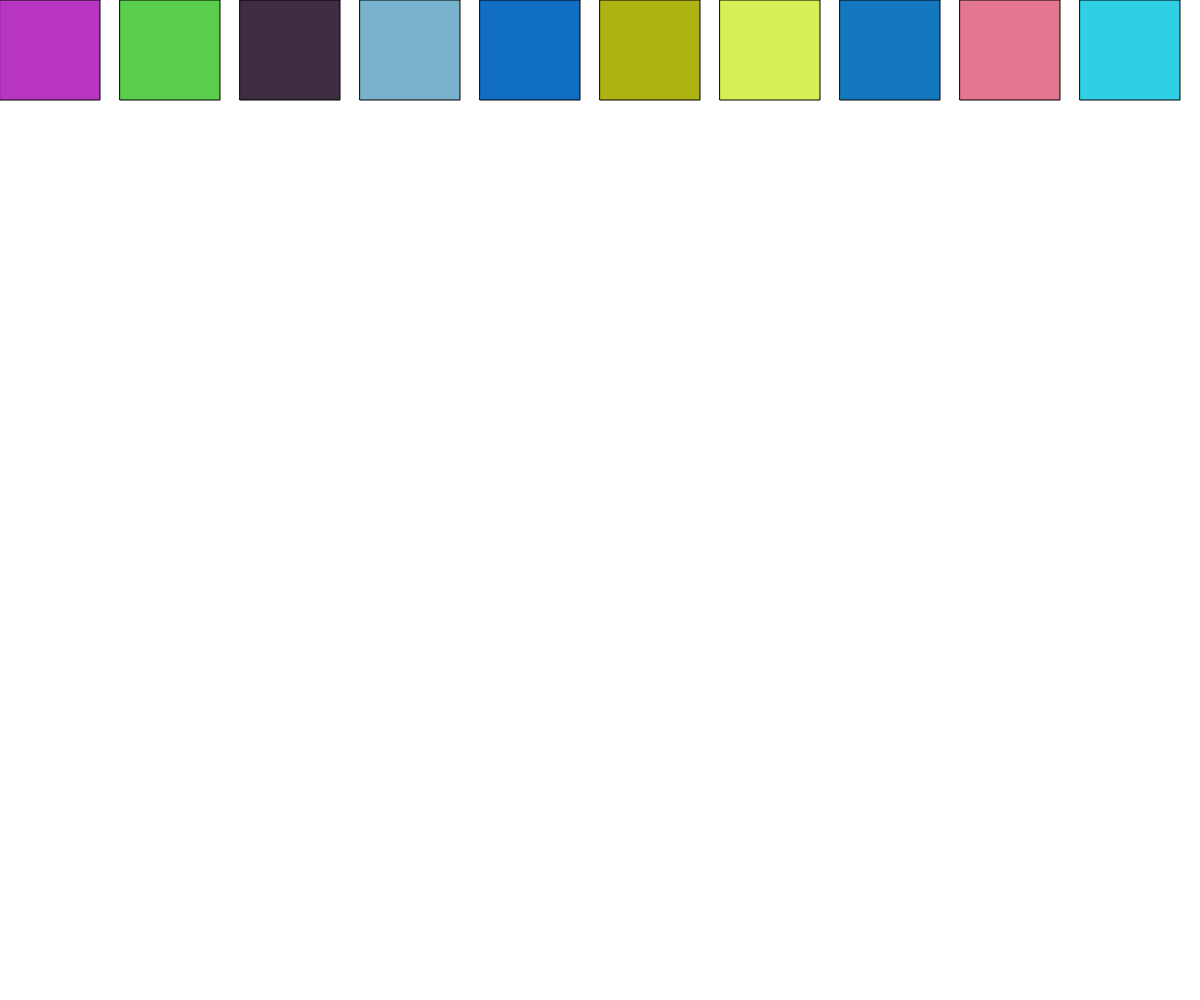
Frame 1 (no input)
Frame 60 (no input): identical to frame 1, image omitted
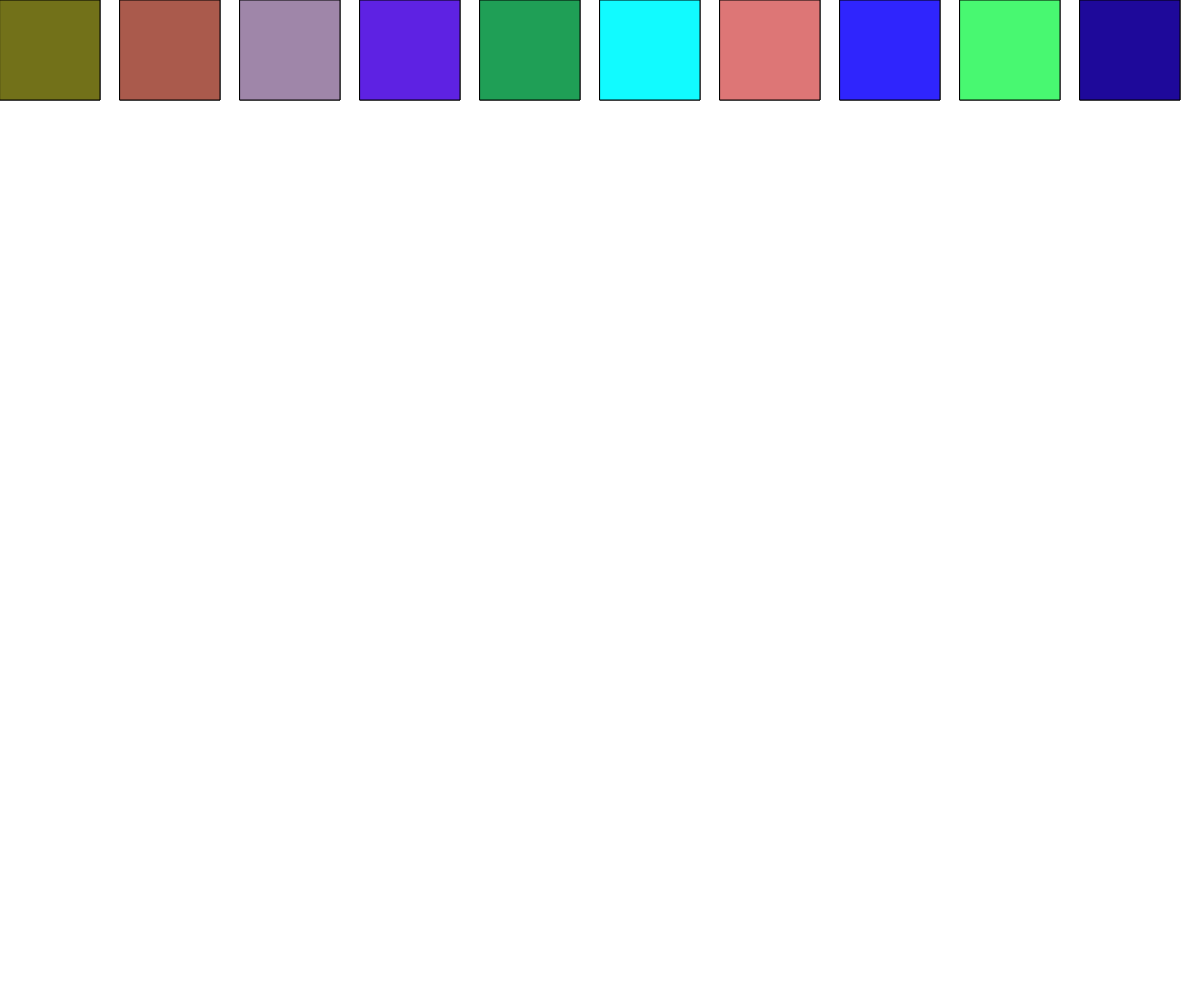
Frame 120 (the mouse pressed at the canvas centre since frame 60)

The p5.js sketch that drew these frames (run headless with seeded random() and noise() and a simulated clock; from frame 60 on, the mouse is pressed at the canvas centre):

// p5.js sketch
// ── sketch.js
// Project Title
// Your Name
// Date
//
// Extra for Experts:
// - describe what you did to take this project "above and beyond"

let bg;
let sqrheight, sqrwidth;
let r,g,b;
let sqrnum;
let x,y;

function setup() {
  createCanvas(windowWidth, windowHeight);
  document.addEventListener("contextmenu", event => event.preventDefault());
  sqrnum = 10;
  sqrwidth = width/sqrnum;
  sqrheight = map(y,0,height,0,width);
  sqrdraw();
}

function draw() {
}

function sqrdraw(){
  for (x = 0;x<width;x+=sqrwidth){
    for (y = 0;y<height;y+=sqrheight){
      r = random(0,256);
      g = random(0,256);
      b = random(0,256);
      fill(r,g,b);
      square(x,y,100);
    }
  }
}
function mousePressed(event){
  if(mouseButton === RIGHT){
    sqrnum-=1;
    sqrdraw();
  }
  if(mouseButton === LEFT){
    sqrnum+=1; 
    sqrdraw();

  }
}
